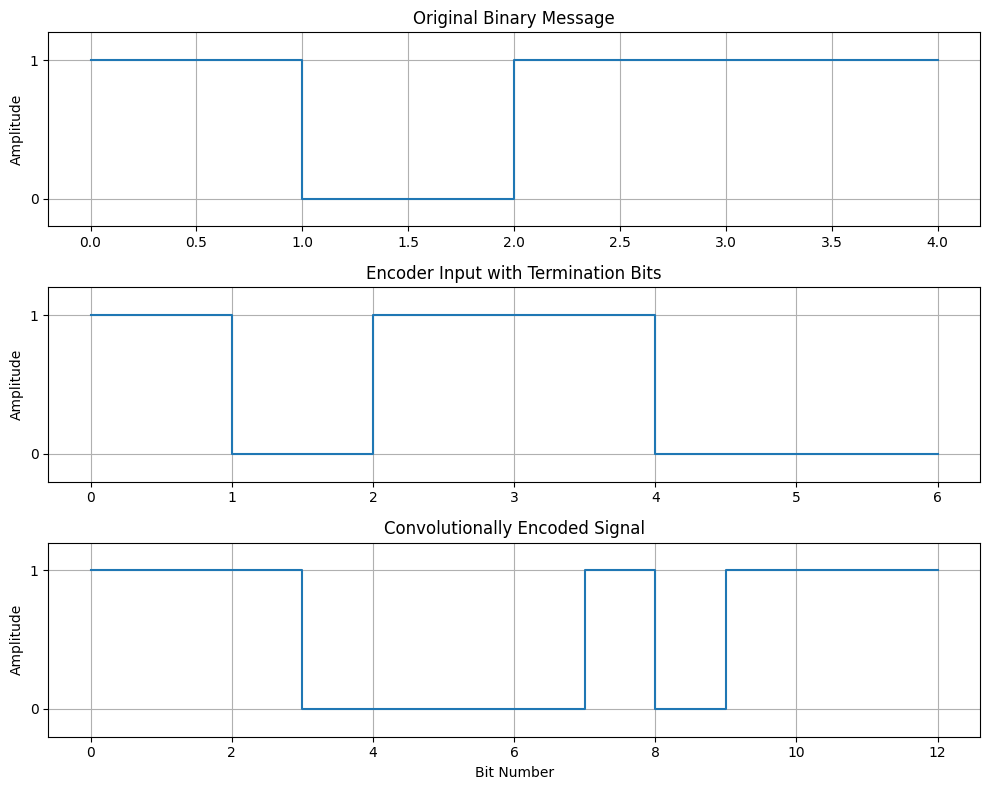

Recreate this plot in Python.
import numpy as np
import matplotlib.pyplot as plt

# Original message from the lab experiment
message = np.array([1, 0, 1, 1])

# Two termination zeros for two memory elements
input_bits = np.append(message, [0, 0])

# Initial shift-register contents
d1 = 0
d2 = 0

c1 = []
c2 = []
states = []
encoded_pairs = []

# Convolutional encoding
for bit in input_bits:

    # Store current encoder state
    states.append(f"{d1}{d2}")

    # Generator g1 = 111
    out1 = bit ^ d1 ^ d2

    # Generator g2 = 101
    out2 = bit ^ d2

    c1.append(out1)
    c2.append(out2)

    encoded_pairs.append([out1, out2])

    # Shift register
    d2 = d1
    d1 = bit

c1 = np.array(c1)
c2 = np.array(c2)
encoded_pairs = np.array(encoded_pairs)

# Convert output pairs into serial encoded sequence
encoded_bits = encoded_pairs.flatten()

# Display results
print("Original Message :", message)
print("Encoder Input    :", input_bits)
print("Generator 1      : 111")
print("Generator 2      : 101")
print()

print("Input   State   Output")
print("----------------------")

for i in range(len(input_bits)):
    print(
        f"  {input_bits[i]}      "
        f"{states[i]}      "
        f"{encoded_pairs[i][0]}"
        f"{encoded_pairs[i][1]}"
    )

print()
print("Output Pairs :",
      " ".join("".join(map(str, pair))
               for pair in encoded_pairs))

print("Encoded Bits :",
      "".join(map(str, encoded_bits)))


# -----------------------
# Plotting
# -----------------------

plt.figure(figsize=(10, 8))

# Original message
plt.subplot(3, 1, 1)
plt.step(
    np.arange(len(message) + 1),
    np.append(message, message[-1]),
    where="post"
)
plt.title("Original Binary Message")
plt.ylabel("Amplitude")
plt.yticks([0, 1])
plt.ylim(-0.2, 1.2)
plt.grid()

# Encoder input with termination bits
plt.subplot(3, 1, 2)
plt.step(
    np.arange(len(input_bits) + 1),
    np.append(input_bits, input_bits[-1]),
    where="post"
)
plt.title("Encoder Input with Termination Bits")
plt.ylabel("Amplitude")
plt.yticks([0, 1])
plt.ylim(-0.2, 1.2)
plt.grid()

# Final convolutionally encoded sequence
plt.subplot(3, 1, 3)
plt.step(
    np.arange(len(encoded_bits) + 1),
    np.append(encoded_bits, encoded_bits[-1]),
    where="post"
)
plt.title("Convolutionally Encoded Signal")
plt.xlabel("Bit Number")
plt.ylabel("Amplitude")
plt.yticks([0, 1])
plt.ylim(-0.2, 1.2)
plt.grid()

plt.tight_layout()
plt.show()
